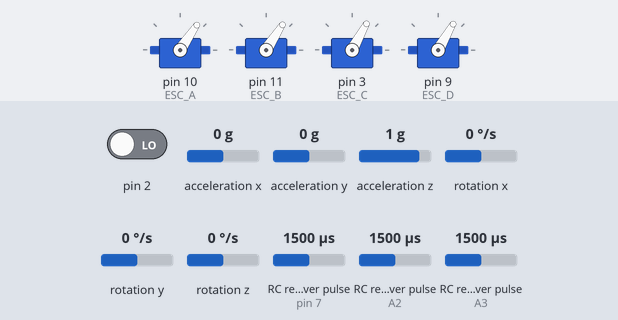
Bench run of a sketch on a simulated Arduino Uno, built with avr-gcc and run on an emulated ATmega328P. Parts: 4 × servo. Wiring (inferred from the names in the program): 3 × RC receiver channel: data pin 7 / data A2 / data A3. The inputs (shaded band) are chosen by the test bench; at power-on: RC receiver pulse (sensors on pin 7, A2, A3) 1500 µs, pin 2 LOW, acceleration x 0 g, acceleration y 0 g, acceleration z 1 g, rotation x 0 °/s, rotation y 0 °/s, rotation z 0 °/s. The sensor or clock chip raises its interrupt line as the real part does; what the sketch prints to the serial monitor is not drawn.

Above: at 6.8 s.
6.9 s: RC receiver pulse (sensor on pin 7) set to 1750 µs
At 7.9 s:
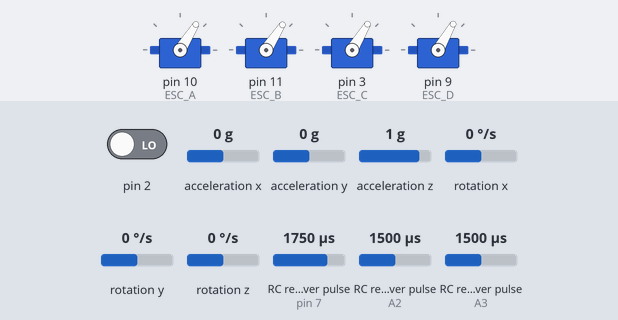
9.7 s: RC receiver pulse (sensor on A2) set to 1750 µs
At 11.8 s:
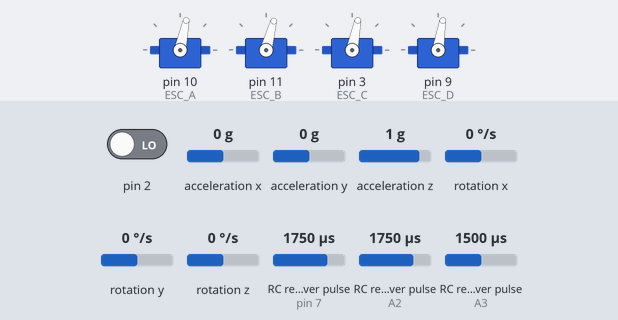
12.1 s: RC receiver pulse (sensor on pin 7) set to 1020 µs
15.1 s: RC receiver pulse (sensor on A2) set to 1770 µs
At 17.5 s:
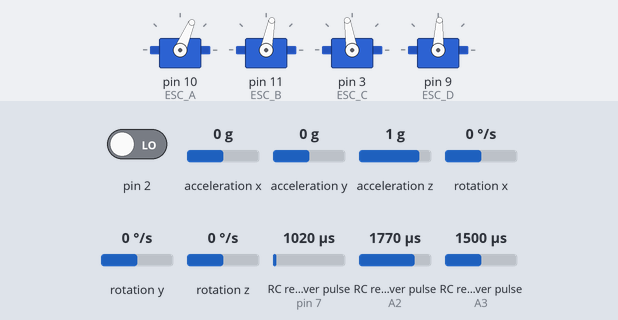
18.1 s: RC receiver pulse (sensor on A3) set to 1674 µs
At 18.34 s:
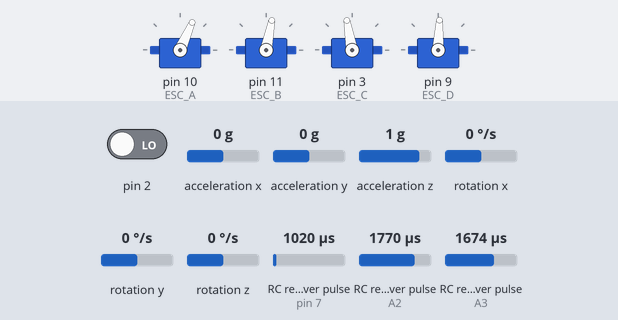
21.1 s: RC receiver pulse (sensor on A3) set to 1700 µs
At 27.8 s:
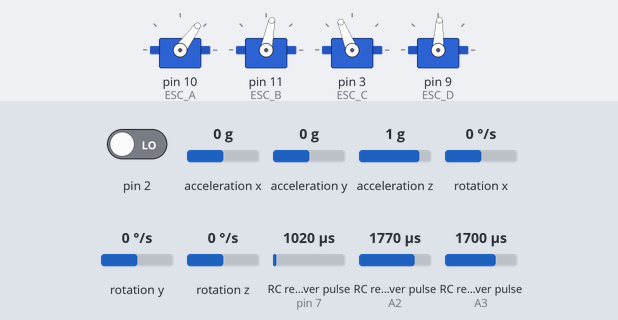
Timing chart, 0 to 35.7 s (numbered marks = the images above; inputs shaded):
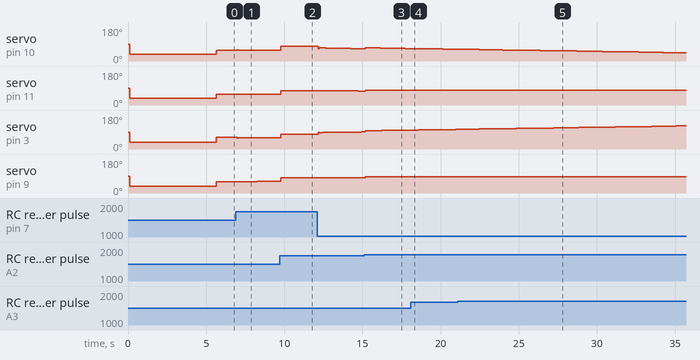

The sketch:

Quad_PID_IMU_lib.ino
```cpp
#include <Servo.h>   // for servo motors, 12 servos in arduino and 48 servos in mega
#include <Wire.h>    //This library allows you to communicate with I2C / TWI devices.In UNO A4-SDA(data line) and A5-SCL(clock line)
#include <I2Cdev.h>
#include <helper_3dmath.h>
#include "MPU6050_6Axis_MotionApps20.h"

//////////// Arduino Pin configuration////////////


/*

**IMU Sensor Pin Configuration**

SENSOR      ARDUINO PIN

SDA          A4
SCL          A5
VCC          3.3v
GND          GND
INT          2

**RC Receiver Pin Configuration**

RC RECEIVER                ARDUINO PIN

THR (Throttle Control)      A2
AIL (Pitch    Control)      7
RUD (Roll     Control)      A3
ELE (Yaw      Control)      A1

*/

// All are PWM pins for the ESCs
#define ESC_A 10
#define ESC_B 11
#define ESC_C 3
#define ESC_D 9

//connections for the channels in the RC controller
byte RC_1 = A3;
byte RC_2 = 7;
byte RC_3 = A2;
byte RC_4 = A1;

//ESC configuration

#define ESC_MIN 1000  // PWM VALUES TO SEND SIGNALS TO ESCs
#define ESC_MAX 2000

//RC Receiver values MIN-MAX Range

#define RC_HIGH_CH1 2400
#define RC_LOW_CH1 1320

#define RC_HIGH_CH2 2290
#define RC_LOW_CH2 1310

#define RC_HIGH_CH3 2440
#define RC_LOW_CH3 1310

#define RC_HIGH_CH4 2490
#define RC_LOW_CH4 1420

// PID gains

#define Kp_Pitch 0.001248
#define Ki_Pitch 0.00018
#define Kd_Pitch 0.00003060

#define Kp_Roll 0.00055
#define Ki_Roll 0.00009
#define Kd_Roll 0.0000055

#define PITCH_MIN -38   //The angles in degree
#define PITCH_MAX 38
#define ROLL_MIN -38
#define ROLL_MAX 38

//float Kp_Pitch = 0.0;   //uncomment this line and comment the corresponding "#define" statement above while tuning the PID gains

float P_Pitch_error,I_Pitch_error,D_Pitch_error;
float P_Roll_error,I_Roll_error,D_Roll_error;

float pitch_error,roll_error,Pitch_last_error,Roll_last_error;

unsigned long int now,lastTime;
float timeChange;

//IMU Sensor variables

MPU6050 mpu;                           // mpu interface object
uint8_t mpuIntStatus;                  // mpu statusbyte
uint8_t devStatus;                     // device status
uint16_t packetSize;                   // estimated packet size
uint16_t fifoCount;                    // fifo buffer size
uint8_t fifoBuffer[64];                // fifo buffer

Quaternion q;                          // quaternion for mpu output
VectorFloat gravity;                   // gravity vector for ypr
float ypr[3] = {0.0f,0.0f,0.0f};       // yaw pitch roll values
float yprLast[3] = {0.0f, 0.0f, 0.0f};

volatile bool mpuInterrupt = false;    //interrupt flag

float rc_roll,rc_pitch,rc_yaw,rc_throttle;         // RC channel inputs

int velocity;          // global velocity
float va, vb, vc, vd;  // velocities
Servo a,b,c,d;         // ESC variables

void setup()
{
  //pinMode(A0, INPUT);  //uncomment this line while tuning using Potemtiometer
  Serial.begin(9600);
  Serial.flush();

  initESCs();
  initMPU();
  initRC();
  initVar();

  lastTime = millis();
}

void loop()
{

  while(!mpuInterrupt && fifoCount < packetSize)
  {

  }
  getYPR();
  //Analog_Read();   //Used for tuning the PID gains uncomment duirng tuning
  calculateError();
  calculateVelocities();
  updateMotors();
  delay(25);                // for 100ms Sampling Time
}

/* Function to initilaize RC Receiver */

void initRC()
{
 pinMode(RC_1, INPUT);
 pinMode(RC_2, INPUT);
 pinMode(RC_3, INPUT);
 pinMode(RC_4, INPUT);

}

/* Function to initilaize IMU Sensor */

void initMPU()
{
  Wire.begin();
  mpu.initialize();
  devStatus = mpu.dmpInitialize();
  if(devStatus == 0)
  {
    mpu.setDMPEnabled(true);
    attachInterrupt(0, dmpDataReady, RISING);
    mpuIntStatus = mpu.getIntStatus();
    packetSize = mpu.dmpGetFIFOPacketSize();

  }
}

void dmpDataReady()
{
    mpuInterrupt = true;
}

 /* Function to initilaize the ESCs */

void initESCs()
{
  a.attach(ESC_A);
  b.attach(ESC_B);
  c.attach(ESC_C);
  d.attach(ESC_D);
  delay(100);

  a.writeMicroseconds(900);
  b.writeMicroseconds(900);
  c.writeMicroseconds(900);
  d.writeMicroseconds(900);
  delay(5000);

}

void initVar()
{
  roll_error = 0;
  pitch_error = 0;
  va = 0;
  vb = 0;
  vc = 0;
  vd = 0;
  lastTime = 0;

}

  /* Computing the Pitch Roll Angles using In-Built Libraries */

void getYPR()
{
    mpuInterrupt = false;
    mpuIntStatus = mpu.getIntStatus();
    fifoCount = mpu.getFIFOCount();

    if((mpuIntStatus & 0x10) || fifoCount >= 1024)
    {

      mpu.resetFIFO();

    }

    else if(mpuIntStatus & 0x02)
    {

      while (fifoCount < packetSize)
      fifoCount = mpu.getFIFOCount();

      mpu.getFIFOBytes(fifoBuffer, packetSize);

      fifoCount -= packetSize;
      mpu.dmpGetQuaternion(&q, fifoBuffer);
      mpu.dmpGetGravity(&gravity, &q);
      mpu.dmpGetYawPitchRoll(ypr, &q, &gravity);

      // Converting Radians to Deg

  ypr[0] = (ypr[0] * 180/M_PI);
  ypr[1] = (ypr[1] * 180/M_PI);
  ypr[2] = (ypr[2] * 180/M_PI);

  if(abs(ypr[0]-yprLast[0])>30) ypr[0] = yprLast[0];
  if(abs(ypr[1]-yprLast[1])>30) ypr[1] = yprLast[1];
  if(abs(ypr[2]-yprLast[2])>30) ypr[2] = yprLast[2];

  yprLast[0] = ypr[0];
  yprLast[1] = ypr[1];
  yprLast[2] = ypr[2];

  /* Printing YAW PITCH ROLL Angles */

  Serial.print("yaw : ");
  Serial.print(ypr[0]);
  Serial.print("\tpitch:  ");
  Serial.print(ypr[1]);
  Serial.print("\troll:  ");
  Serial.println(ypr[2]);

}

  rc_roll = pulseIn(RC_1, HIGH);
  rc_pitch = pulseIn(RC_2, HIGH);

  rc_pitch = map(rc_pitch, RC_LOW_CH2, RC_HIGH_CH2, PITCH_MIN, PITCH_MAX);
  rc_roll = map(rc_roll, RC_LOW_CH1, RC_HIGH_CH1, ROLL_MIN, ROLL_MAX);

  //  Pitch and Roll RC_Input Calibration

  if(rc_roll >= -8 && rc_roll <= 8)     rc_roll = 0;
  else if(rc_roll < -8)                 rc_roll = rc_roll + 8;
  else if(rc_roll > 8)                  rc_roll = rc_roll - 8;

  if(rc_pitch >= -12 && rc_pitch <= 4)  rc_pitch = 0;
  else if(rc_pitch < -12)               rc_pitch = rc_pitch + 8;
  else if(rc_pitch > 4)                 rc_pitch = rc_pitch - 8;

  rc_pitch = floor(rc_pitch/4);
  rc_pitch = rc_pitch*4;

  rc_roll = floor(rc_roll/4);
  rc_roll = rc_roll*4;

}

// execute the below unction only during PID tuning using Potentiometer
/*
void Analog_Read()
{
  Kp_Pitch = analogRead(A0);
  if (Kp_Pitch > 1000) Kp_Pitch = 1000;
  Kp_Pitch = Kp_Pitch*9*pow(10,-8);

}
*/

/* Implementing the PID Algorithm */

void calculateError()
{
  // calculating the dt change

   now = millis();
   timeChange = (float)(now - lastTime);
   timeChange = timeChange*pow(10,-3);

    //calcualting the error

   P_Pitch_error = rc_pitch - ypr[1];                             // Propotional error
   I_Pitch_error += (P_Pitch_error*timeChange);                   // Integral of error
   D_Pitch_error = (P_Pitch_error - Pitch_last_error)/timeChange; // Derivative of error

   pitch_error = Kp_Pitch*P_Pitch_error + Ki_Pitch*I_Pitch_error + Kd_Pitch*D_Pitch_error;  //controller output

   P_Roll_error = rc_roll - ypr[2];
   I_Roll_error += (P_Roll_error*timeChange);
   D_Roll_error = (P_Roll_error - Roll_last_error)/timeChange;

   roll_error = Kp_Roll*P_Roll_error + Ki_Roll*I_Roll_error + Kd_Roll*D_Roll_error;

    // updating the previous values

   Pitch_last_error = P_Pitch_error;
   Roll_last_error = P_Roll_error;
   lastTime = now;

}

   /* Calculating the Signal based on the PID Algorithm */

void calculateVelocities()
{
  rc_throttle = pulseIn(RC_3,HIGH);
  velocity = map(rc_throttle,RC_LOW_CH3,RC_HIGH_CH3,ESC_MIN,ESC_MAX);  // ch3 for the throttle

  velocity = floor(velocity/50);
  velocity = velocity*50;

  va  = (1 + pitch_error)*velocity;
  vc  = (1 - pitch_error)*velocity;

  vb  = (1 + roll_error)*velocity;
  vd  = (1 - roll_error)*velocity;

  /*Limiting the Motor Signal if at all it goes out of range*/

  if (velocity < 1000)
  {
       va=900;
       vb=900;
       vc=900;
       vd=900;
   }

 if (velocity > 2000)
     {
       va=2000;
       vb=2000;
       vc=2000;
       vd=2000;
     }

}

/* Function to Send the signals to the motors */

void updateMotors()
{
   /*
      A,C Axis corresponds to Pitch
      B,D Axis corresponds to Roll
  */

  a.writeMicroseconds(va);
  c.writeMicroseconds(vc);
  b.writeMicroseconds(vb);
  d.writeMicroseconds(vd);

}
```

I2C.ino
```cpp
// (licence header left out)
const uint8_t IMUAddress = 0x68; // AD0 is logic low on the PCB
const uint16_t I2C_TIMEOUT = 1000; // Used to check for errors in I2C communication

uint8_t i2cWrite(uint8_t registerAddress, uint8_t data, bool sendStop) {
  return i2cWrite(registerAddress, &data, 1, sendStop); // Returns 0 on success
}

uint8_t i2cWrite(uint8_t registerAddress, uint8_t *data, uint8_t length, bool sendStop) {
  Wire.beginTransmission(IMUAddress);
  Wire.write(registerAddress);
  Wire.write(data, length);
  uint8_t rcode = Wire.endTransmission(sendStop); // Returns 0 on success
  if (rcode) {
    Serial.print(F("i2cWrite failed: "));
    Serial.println(rcode);
  }
  return rcode; // See: http://arduino.cc/en/Reference/WireEndTransmission
}

uint8_t i2cRead(uint8_t registerAddress, uint8_t *data, uint8_t nbytes) {
  uint32_t timeOutTimer;
  Wire.beginTransmission(IMUAddress);
  Wire.write(registerAddress);
  uint8_t rcode = Wire.endTransmission(false); // Don't release the bus
  if (rcode) {
    Serial.print(F("i2cRead failed: "));
    Serial.println(rcode);
    return rcode; // See: http://arduino.cc/en/Reference/WireEndTransmission
  }
  Wire.requestFrom(IMUAddress, nbytes, (uint8_t)true); // Send a repeated start and then release the bus after reading
  for (uint8_t i = 0; i < nbytes; i++) {
    if (Wire.available())
      data[i] = Wire.read();
    else {
      timeOutTimer = micros();
      while (((micros() - timeOutTimer) < I2C_TIMEOUT) && !Wire.available());
      if (Wire.available())
        data[i] = Wire.read();
      else {
        Serial.println(F("i2cRead timeout"));
        return 5; // This error value is not already taken by endTransmission
      }
    }
  }
  return 0; // Success
}
```

Measured:
- the behaviour switches between 1760 and 1761 µs on RC receiver pulse (sensor on A2) (found by bisection; images 2 and 3)
- the behaviour switches between 1688 and 1689 µs on RC receiver pulse (sensor on A3) (found by bisection; images 4 and 5)
- after the input at 6.9 s, servo on pin 10 (ESC_A): 56° → 59° after 0.08 s, → 58° 0.08 s later; servo on pin 3 (ESC_C): 61° → 58° after 0.08 s, → 59° 0.08 s later
- after the input at 9.7 s, servo on pin 10 (ESC_A): 58° → 78° after 0.08 s; servo on pin 11 (ESC_B): 57° → 76° after 0.08 s, → 75° 0.88 s later; servo on pin 3 (ESC_C): 59° → 79° after 0.08 s; servo on pin 9 (ESC_D): 61° → 80° after 0.08 s, → 81° 0.08 s later
- after the input at 15.1 s, servo on pin 11 (ESC_B): 74° → 79° after 0.06 s, → 78° 2.6 s later; servo on pin 9 (ESC_D): 82° → 87° after 0.06 s
- after the input at 18.1 s, servo on pin 11 (ESC_B): 78° → 79° after 0.06 s; servo on pin 9 (ESC_D): stays 87° (without the input it goes to 88° after 0.06 s)
- after the input at 21.1 s, servo on pin 11 (ESC_B): stays 79° (without the input it goes to 78° after 5.3 s); servo on pin 9 (ESC_D): stays 87° (without the input it goes to 88° after 6.3 s)
